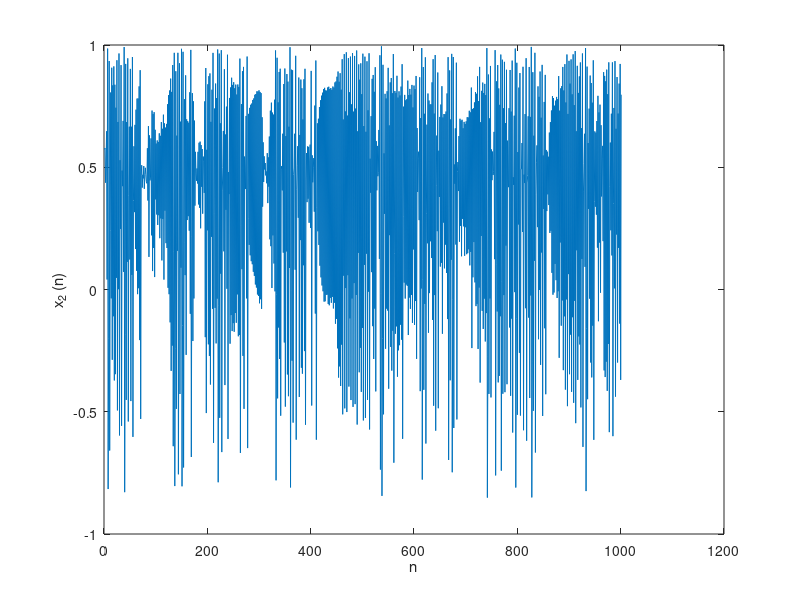

This chart was generated by the following MATLAB code:
%%First we will consider a singular oscillator modeled by a single difference equation
xs=[]
as=[]
alphas=linspace(0,2,200)
for n=1:200
    
    a=alphas(n)
    f=@(x) 1-a*x^2
    x0=0.5
    x_current=x0
    orbit=[x0]
   for i= 1:200
       x_current = f(x_current)
       orbit=[orbit,x_current]
   end
   xs=[xs,orbit(182:201)]
   as=[as,a*ones(1,20)]
end

plot(as,xs,".")
xlabel('parameter a')
ylabel('x_n')
%% next we will look at a system of p oscillators modeled by a system of difference equations
p=32
a=0.6
b=.2
alpha=1.9
A=[a,b,zeros(1,p-3),b]
for i=2:p-1
    for j=1:p
        if i==j 
        A(i,j)=a
        elseif abs(i-j)==1
            A(i,j)=b
        else
            A(i,j)=0
        end
    end
end
A=[A;b,zeros(1,p-3),b,a] 
x0=rand(p,1)
x=x0
x1=[x(1)]
for n=1:1000
    gOFx= ones(p,1)- alpha*x.^2
    x=A*gOFx
    x1=[x1;x(1)]
end
x
plot(1:1001,transpose(x1))
xlabel('n')
ylabel('x_2 (n)')

       
